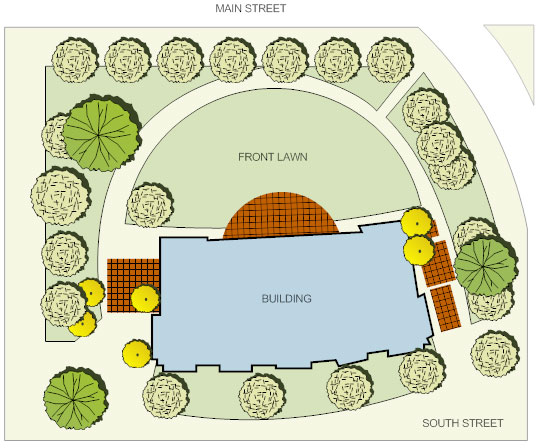
#> input picture Tree Counter/data/landscape_plans/landscape3.jpg, 542 x 448 px
$ jupyter execute finding_trees.ipynb
#> lines starting #> are read from the running program, lines starting #| are printed output that depends on the picture
[cell 1]
import cv2
import matplotlib.pyplot as plt
import numpy as np

[cell 2]
# Load the landscape plan and convert it to grayscale
orig_img = cv2.imread('../data/landscape_plans/landscape3.jpg')
#> orig_img is the input picture: shape (448, 542, 3); mean B, G, R 188.2, 215.2, 210.4
img = orig_img.copy()
output = img.copy()

# Convert to grayscale
img = cv2.cvtColor(img, cv2.COLOR_BGR2GRAY)
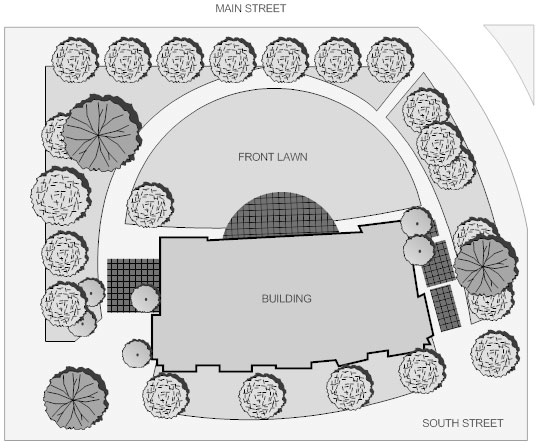
#> img: shape (448, 542); min 0, max 255, mean 210.7
img = ~img
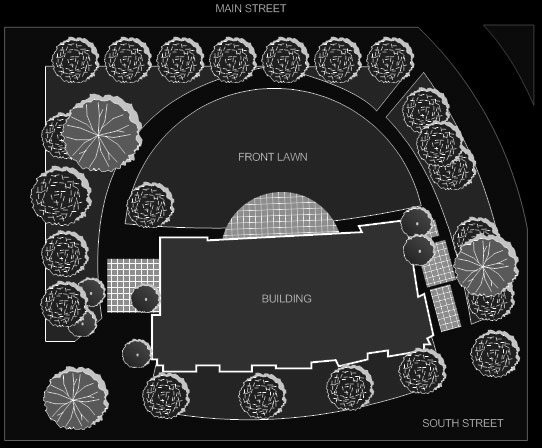
#> img: shape (448, 542); min 0, max 255, mean 44.3
# Smoothing
img = cv2.bilateralFilter(img, 15, 20, 40)
# img = cv2.GaussianBlur(img, (5,5), 0)
# Hough Transform
circles = cv2.HoughCircles(img, cv2.HOUGH_GRADIENT, 1, 3, param1=50, param2=20, minRadius=3, maxRadius=20)
#> circles = 602 rows, first 8: [228.5, 62.5, 19.4], [390.5, 61.5, 19.4], [440.5, 144.5, 19.4], [154.5, 206.5, 19.4], [352.5, 390.5, 19.4], [166.5, 396.5, 19.4], [442.5, 140.5, 19.4], [345.5, 390.5, 17.2]
circles = np.uint16(np.around(circles))
#> circles = 602 rows, first 8: [228, 62, 19], [390, 62, 19], [440, 144, 19], [154, 206, 19], [352, 390, 19], [166, 396, 19], [442, 140, 19], [346, 390, 17]

print(f'{circles.shape[1]} circles detected')
#| 602 circles detected

for (x, y, r) in circles[0,:]:
    cv2.circle(output, (x,y), r, (255,0,0), 3)
#> this loop made 602 passes
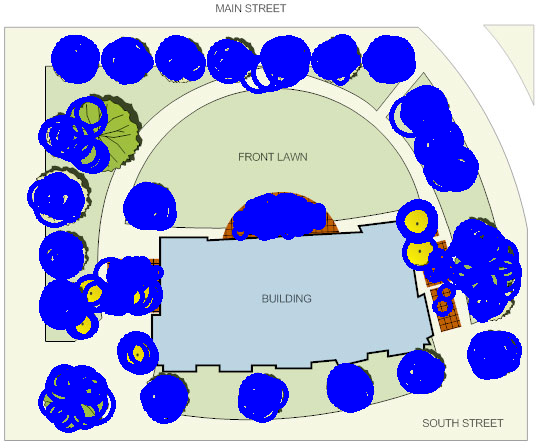
#> output: shape (448, 542, 3); mean B, G, R 221.2, 172.9, 167.4

fig, axes = plt.subplots(1, 3, figsize=(15, 6))
ax = axes.ravel()

ax[0].imshow(orig_img)
ax[0].set_title('Original input image')

ax[1].imshow(img, cmap='gray')
ax[1].set_title('Preprocessed input image')

ax[2].imshow(output)
ax[2].set_title('Output of hough transform')
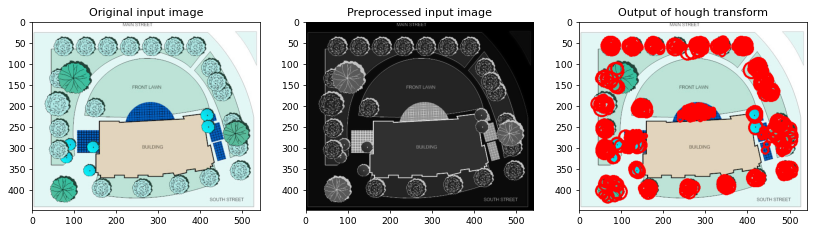
#> figure drawn by matplotlib, 3 panels; B, G, R data is drawn as R, G, B

$ run again, with Tree Counter/data/landscape_plans/landscape1.jpg copied over Tree Counter/data/landscape_plans/landscape3.jpg
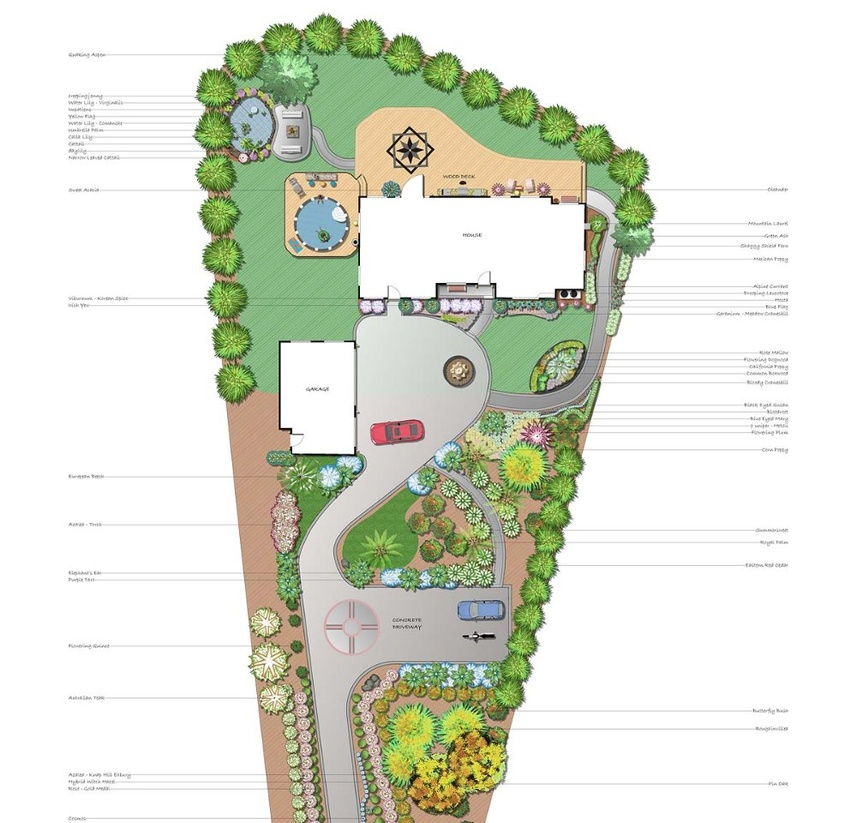
#> input picture Tree Counter/data/landscape_plans/landscape1.jpg, 857 x 823 px, shrunk from 1000 x 960 before the run
#> orig_img is the input picture: shape (823, 857, 3); mean B, G, R 210.6, 224, 220.4
#> `img = ~img`:
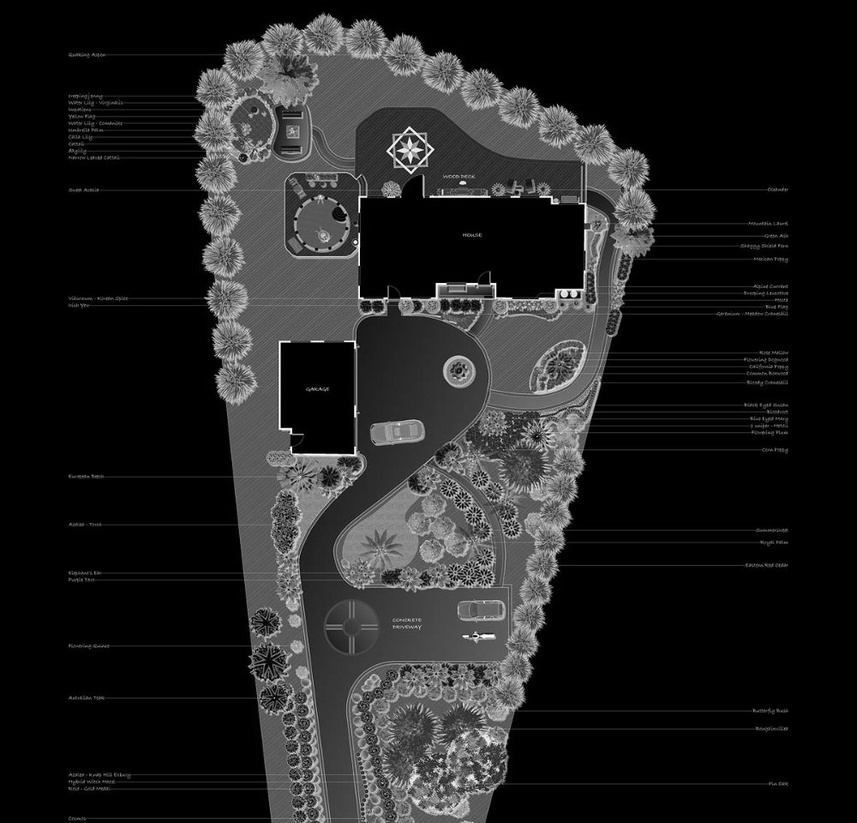
#> img: shape (823, 857); min 0, max 255, mean 33.6
#> `circles = cv2.HoughCircles(img, cv2.HOUGH_GRADIENT, 1, 3, param1=50, p..`: circles = 556 rows, first 8: [291.5, 141.5, 19.4], [460.5, 372.5, 14.4], [479.5, 743.5, 19.4], [368.5, 717.5, 19.4], [386.5, 792.5, 19.4], [427.5, 679.5, 19.4], [462.5, 768.5, 19.4], [627.5, 225.5, 19.4]
#> `circles = np.uint16(np.around(circles))`: circles = 556 rows, first 8: [292, 142, 19], [460, 372, 14], [480, 744, 19], [368, 718, 19], [386, 792, 19], [428, 680, 19], [462, 768, 19], [628, 226, 19]
#| 556 circles detected
#> the loop `for (x, y, r) in circles[0,:]:` made 556 passes
#> `[cell 2] # Load the landscape plan and convert it to grayscale orig_im..`:
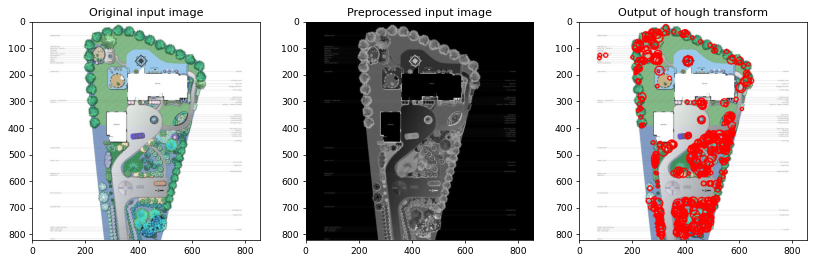
#> figure drawn by matplotlib, 3 panels; B, G, R data is drawn as R, G, B

$ run again, with Tree Counter/data/landscape_plans/landscape2.jpg copied over Tree Counter/data/landscape_plans/landscape3.jpg
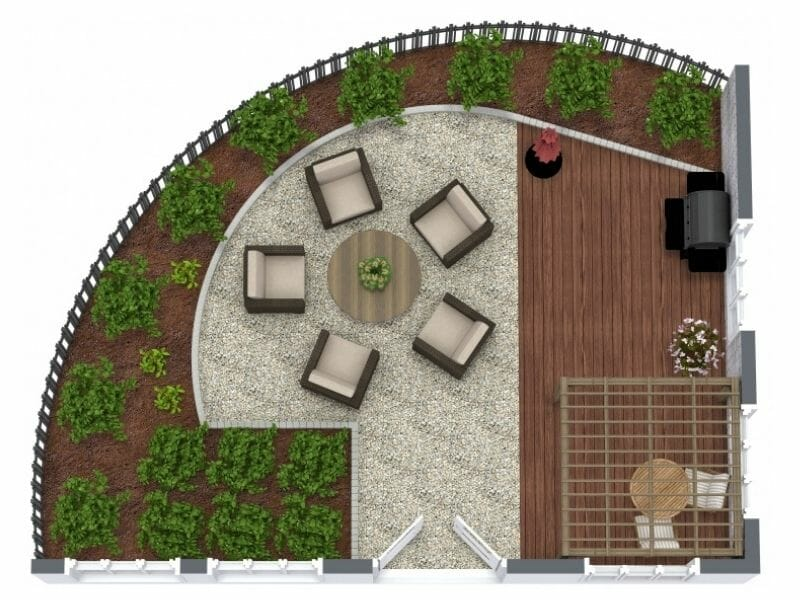
#> input picture Tree Counter/data/landscape_plans/landscape2.jpg, 800 x 600 px
#> orig_img is the input picture: shape (600, 800, 3); mean B, G, R 136, 151.9, 157.5
#> `img = ~img`:
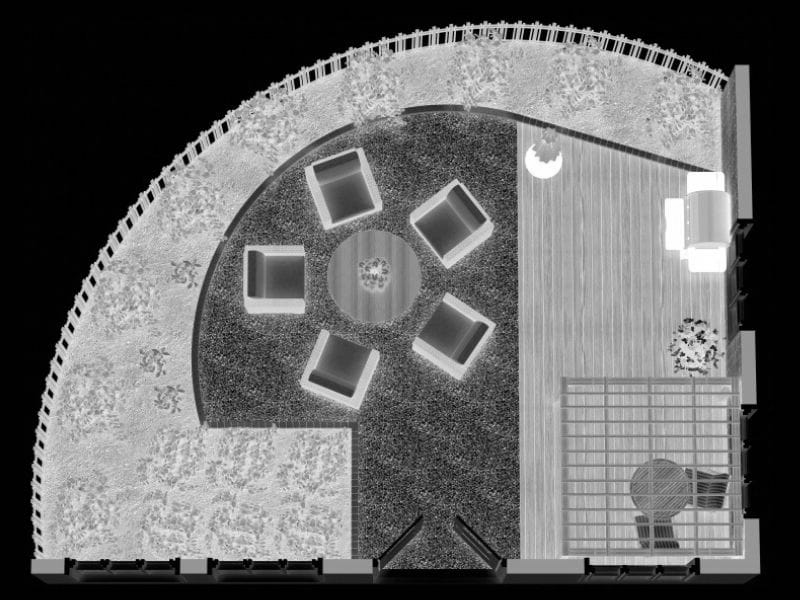
#> img: shape (600, 800); min 0, max 255, mean 103.3
#> `circles = cv2.HoughCircles(img, cv2.HOUGH_GRADIENT, 1, 3, param1=50, p..`: circles = 1036 rows, first 8: [217.5, 357.5, 19.4], [496.5, 445.5, 19.4], [282.5, 189.5, 19.4], [232.5, 370.5, 19.4], [485.5, 263.5, 19.4], [424.5, 426.5, 19.4], [461.5, 431.5, 19.4], [377.5, 105.5, 19.4]
#> `circles = np.uint16(np.around(circles))`: circles = 1036 rows, first 8: [218, 358, 19], [496, 446, 19], [282, 190, 19], [232, 370, 19], [486, 264, 19], [424, 426, 19], [462, 432, 19], [378, 106, 19]
#| 1036 circles detected
#> the loop `for (x, y, r) in circles[0,:]:` made 1036 passes
#> `[cell 2] # Load the landscape plan and convert it to grayscale orig_im..`:
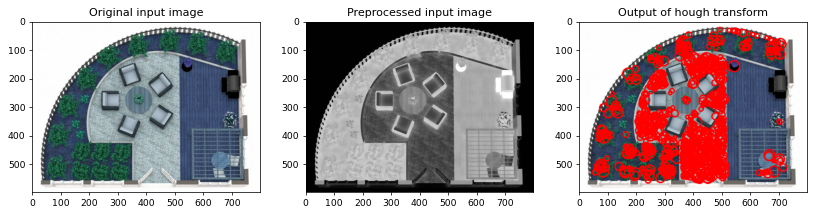
#> figure drawn by matplotlib, 3 panels; B, G, R data is drawn as R, G, B
